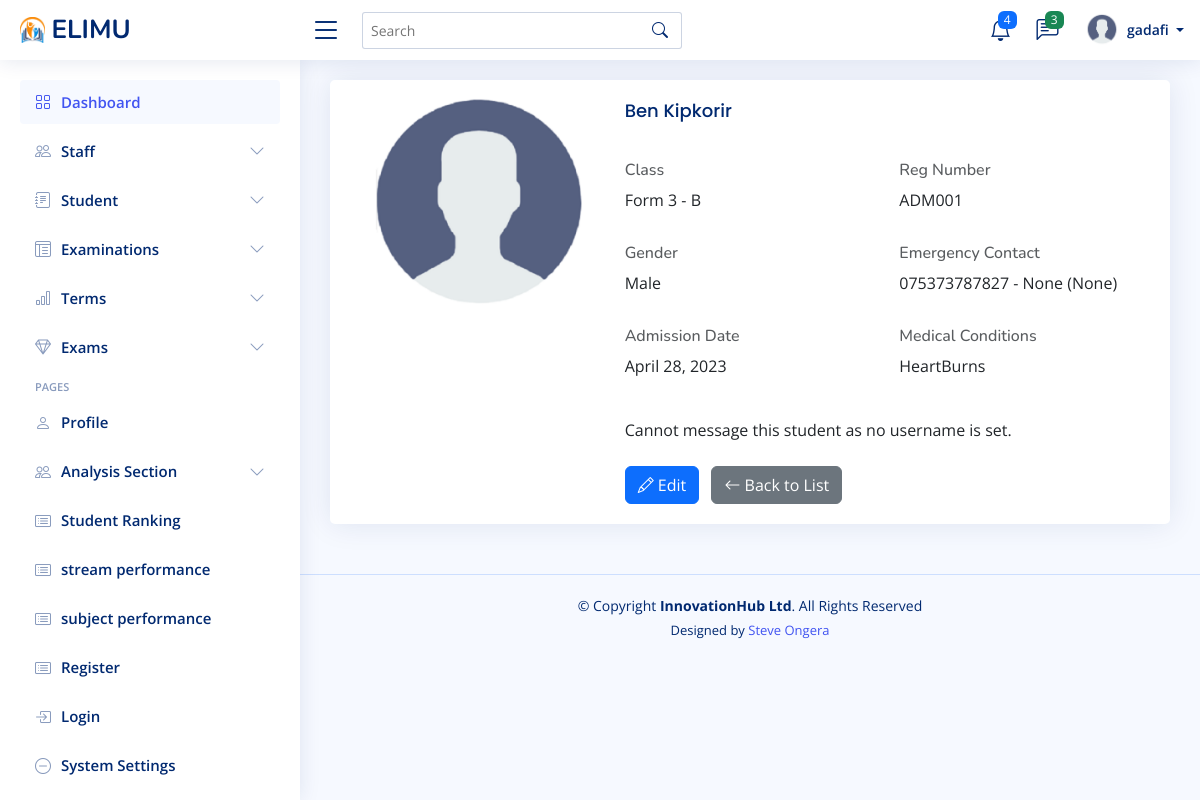
The page /students/1/ (signed in) on the database its author committed.
### myapp/models.py (models this page shows, shortened)
class Student(models.Model):
    name = models.CharField(max_length=100)
    admission_number = models.CharField(max_length=20, unique=True)
    date_of_birth = models.DateField()
    current_class = models.ForeignKey(Class_of_study, on_delete=models.SET_NULL, null=True, related_name='students')
    gender = models.CharField(max_length=10, choices=[('M', 'Male'), ('F', 'Female')], null=True, blank=True)
    admission_date = models.DateField(null=True, blank=True)
    address = models.TextField(null=True, blank=True)
    profile_image = models.ImageField(upload_to="students_profiles/", default="profile.png" ,  null=True, blank=True)
    father_name = models.CharField(max_length=100, null=True, blank=True)
    father_phone = models.CharField(max_length=15, null=True, blank=True)
    father_occupation = models.CharField(max_length=100, null=True, blank=True)
    mother_name = models.CharField(max_length=100, null=True, blank=True)
    mother_phone = models.CharField(max_length=15, null=True, blank=True)
    mother_occupation = models.CharField(max_length=100, null=True, blank=True)
    guardian_name = models.CharField(max_length=100, null=True, blank=True)
    guardian_phone = models.CharField(max_length=15, null=True, blank=True)
    guardian_relationship = models.CharField(max_length=50, null=True, blank=True)
    guardian_address = models.TextField(null=True, blank=True)
    emergency_contact_name = models.CharField(max_length=100, null=True, blank=True)
    emergency_contact_phone = models.CharField(max_length=15, null=True, blank=True)
    emergency_contact_relationship = models.CharField(max_length=50, null=True, blank=True)
    blood_group = models.CharField(max_length=5, null=True, blank=True)
    medical_conditions = models.TextField(null=True, blank=True)
    previous_school = models.CharField(max_length=200, null=True, blank=True)
    remarks = models.TextField(null=True, blank=True)
    created_at = models.DateTimeField(auto_now_add=True)
    updated_at = models.DateTimeField(auto_now=True)
    class Meta:
        ordering = ['admission_number']

class Class_of_study(models.Model):
    name = models.CharField(max_length=50)  # Form 1, Form 2, etc.
    stream = models.CharField(max_length=50)  # Stream A, B, C, etc.
    def __str__(self):
        return f"{self.name} - {self.stream}"

### myapp/views.py (the view)
# urls.py: path('students/<int:pk>/', views.student_detail, name='student_detail'),
@login_required
def student_detail(request, pk):
    student = get_object_or_404(Student, pk=pk)
    return render(request, 'students/student_detail.html', {'student': student})

### myapp/context_processors.py (called while the page is built)
def unread_messages(request):
    if request.user.is_authenticated:
        messages = Message.objects.filter(receiver=request.user, is_read=False).order_by('-timestamp')
        return {'messages': messages}
    return {'messages': []}

### templates/students/student_detail.html (shortened to what this page needs)
{% extends 'base/base.html' %}
{% load static %}
{% block content %}
<div class="card">
   <div class="card-body">
       <div class="row">
           <div class="col-md-4">
               {% if student.profile_picture %}
                   <img src="{{ doctor.profile_picture.url }}" alt="Profile Picture" class="img-fluid rounded">
                {% else %}
                   <img src="{% static 'assets/img/profile.png'%}" alt="Profile Picture" class="img-fluid rounded">
               {% endif %}
           </div>
           <div class="col-md-8">
               <h2 class="card-title mb-4"> {{ student.name }}</h2>
               <div class="row mb-3">
                   <div class="col-md-6">
                       <h6 class="text-muted">Class</h6>
                       <p>{{ student.current_class }}</p>
                   </div>
                   <div class="col-md-6">
                       <h6 class="text-muted">Reg Number</h6>
                       <p>{{ student.admission_number }}</p>
                   </div>
               </div>
               <div class="row mb-3">
                   <div class="col-md-6">
                       <h6 class="text-muted">Gender</h6>
                       <p> {{ student.get_gender_display }}</p>
                   </div>
                   <div class="col-md-6">
                       <h6 class="text-muted">Emergency Contact</h6>
                       <p>{{ student.emergency_contact_name }} - {{ student.emergency_contact_phone }} ({{ student.emergency_contact_relationship }})</p>
                   </div>
               </div>
               <div class="row mb-4">
                   <div class="col-md-6">
                       <h6 class="text-muted">Admission Date </h6>
                       <p>{{ student.admission_date }}</p>
                   </div>
                   <div class="col-md-6">
                       <h6 class="text-muted">Medical Conditions</h6>
                       <p>{{ student.medical_conditions }}</p>
                   </div>
               </div>
               {% if student.username %}
                    {% if doctor.username in user_usernames %}
                        <div class="mt-3">
                            <a href="{% url 'create_chat' student.username %}" class="btn btn-outline-primary">
                                <i class="bi bi-envelope"></i> Message {{ stedent.username }}
                            </a>
                        </div>
                    {% endif %}
                {% else %}
                    <p>Cannot message this student as no username is set.</p>
                {% endif %}
               <div class="mt-4">
                   <a href="{% url 'student_update' student.pk %}" class="btn btn-primary me-2">
                       <i class="bi bi-pencil"></i> Edit
                   </a>
                   <a href="{% url 'students_list' %}" class="btn btn-secondary">
                       <i class="bi bi-arrow-left"></i> Back to List
                   </a>
               </div>
           </div>
       </div>
   </div>
</div>
{% endblock %}

### templates/base/navbar.html (shortened to what this page needs)
{% load static %}
<header id="header" class="header fixed-top d-flex align-items-center">
    <div class="d-flex align-items-center justify-content-between">
      <a href="{% url 'admin_dashboard'%}" class="logo d-flex align-items-center">
        <img src="{% static 'assets/img/logo.png'%}" alt="">
        <span class="d-none d-lg-block">ELIMU</span>
      </a>
      <i class="bi bi-list toggle-sidebar-btn"></i>
    </div>
    <div class="search-bar">
      <form class="search-form d-flex align-items-center" method="POST" action="#">
        <input type="text" name="query" placeholder="Search" title="Enter search keyword">
        <button type="submit" title="Search"><i class="bi bi-search"></i></button>
      </form>
    </div>
    <nav class="header-nav ms-auto">
      <ul class="d-flex align-items-center">
        <li class="nav-item dropdown">
          <a class="nav-link nav-icon" href="#" data-bs-toggle="dropdown">
            <i class="bi bi-bell"></i>
            <span class="badge bg-primary badge-number">4</span>
          </a>
            </li>
          </ul>
        <li class="nav-item dropdown">
          <a class="nav-link nav-icon" href="#" data-bs-toggle="dropdown">
            <i class="bi bi-chat-left-text"></i>
            <span class="badge bg-success badge-number">3</span>
          </a>
        </li>
        <li class="nav-item dropdown pe-3">
          <a class="nav-link nav-profile d-flex align-items-center pe-0" href="#" data-bs-toggle="dropdown">
            <img src="{% static 'assets/img/profile.png'%}" alt="Profile" class="rounded-circle">
            <span class="d-none d-md-block dropdown-toggle ps-2">
              {% if user.is_authenticated %}
                   {{ user.username }}
              {% else %}
                  Admin
              {% endif %}
            </span>
          </a>
        </li>
    </nav>
  </header>

### static/assets/css/style.css (style rules this page uses)
:root { scroll-behavior: smooth; }
body { font-family: "Open Sans", sans-serif; background: #f6f9ff; color: #444444; }
a { color: #4154f1; text-decoration: none; }
h1, h2, h3, h4, h5, h6 { font-family: "Nunito", sans-serif; }
.card { margin-bottom: 30px; border: none; border-radius: 5px; box-shadow: 0px 0 30px rgba(1, 41, 112, 0.1); }
.card-title { padding: 20px 0 15px 0; font-size: 18px; font-weight: 500; color: #012970; font-family: "Poppins", sans-serif; }
.card-body { padding: 0 20px 20px 20px; }
.logo { line-height: 1; }
@media (min-width: 1200px) { .logo { width: 280px; } }
.logo img { max-height: 26px; margin-right: 6px; }
.logo span { font-size: 26px; font-weight: 700; color: #012970; font-family: "Nunito", sans-serif; }
.header { transition: all 0.5s; z-index: 997; height: 60px; box-shadow: 0px 2px 20px rgba(1, 41, 112, 0.1); background-color: #fff; padding-left: 20px; }
.header .toggle-sidebar-btn { font-size: 32px; padding-left: 10px; cursor: pointer; color: #012970; }
.header .search-bar { min-width: 360px; padding: 0 20px; }
.header .search-form { width: 100%; }
.header .search-form input { border: 0; font-size: 14px; color: #012970; border: 1px solid rgba(1, 41, 112, 0.2); padding: 7px 38px 7px 8px; border-radius: 3px; transition: 0.3s; width: 100%; }
.header .search-form button { border: 0; padding: 0; margin-left: -30px; background: none; }
.header .search-form button i { color: #012970; }
.header-nav ul { list-style: none; }
.header-nav>ul { margin: 0; padding: 0; }
.header-nav .nav-icon { font-size: 22px; color: #012970; margin-right: 25px; position: relative; }
.header-nav .nav-profile { color: #012970; }
.header-nav .nav-profile img { max-height: 36px; }
.header-nav .nav-profile span { font-size: 14px; font-weight: 600; }
.header-nav .badge-number { position: absolute; inset: -2px -5px auto auto; font-weight: normal; font-size: 12px; padding: 3px 6px; }

### rows shown on the page
Student: name "Ben Kipkorir", current_class "Form 3 - B", admission_number "ADM001", gender "Male", emergency_contact_name "075373787827", emergency_contact_phone "None", emergency_contact_relationship "None", admission_date "April 28, 2023", medical_conditions "HeartBurns"

### other values the page prints
{{ user.username }} "gadafi"
